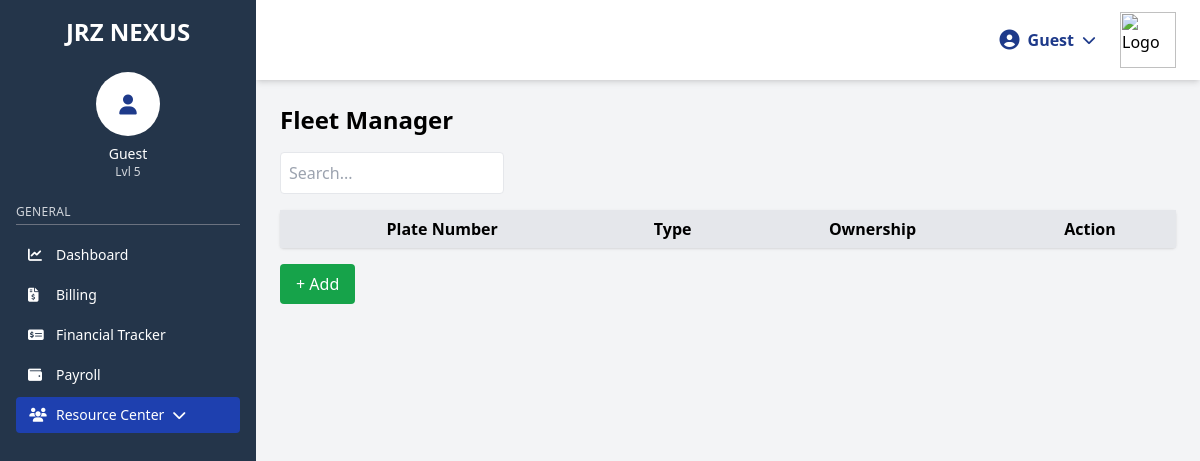
Before: /fleet_manager.php with the older database file.
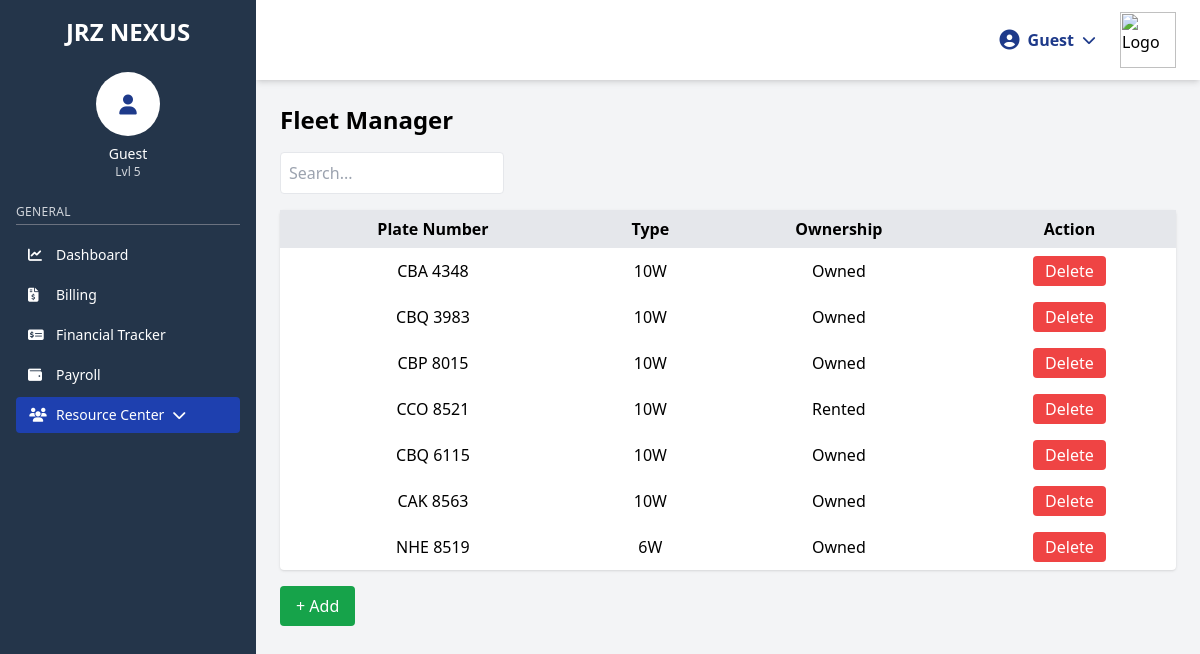
After: the same page with the newer database file.
### tables this page shows
CREATE TABLE `fleet` (
  `id` int(11) NOT NULL,
  `plate_number` varchar(100) DEFAULT NULL,
  `type` varchar(100) DEFAULT NULL,
  `ownership` varchar(100) DEFAULT NULL
);

### fleet_manager.php (the view, shortened to what this page needs)
<?php
require 'dbconnection.php';
$search = $_GET['search'] ?? '';
$result = $conn->query("SELECT * FROM fleet WHERE plate_number LIKE '%$search%'");
?>
<body class="h-screen overflow-hidden">
    <div class="flex h-full">
        <?php include 'sidebar.php'; ?>
        <div class="flex-1 flex flex-col overflow-auto">
            <?php include 'topnav.php'; ?>
            <main class="p-6 flex-1 bg-gray-100 overflow-auto">
                <h1 class="text-2xl font-bold mb-4">Fleet Manager</h1>
                <input type="text" id="searchInput" placeholder="Search..." class="mb-4 px-2 py-2 w-1/4 rounded border">
                <form method="post">
                    <table class="w-full table-auto bg-white shadow rounded">
                        <thead>
                            <tr class="bg-gray-200 text-center">
                                <th class="p-2">Plate Number</th>
                                <th class="p-2">Type</th>
                                <th class="p-2">Ownership</th>
                                <th class="p-2">Action</th>
                            </tr>
                        </thead>
                        <tbody id="fleetBody">
                            <?php while ($row = $result->fetch_assoc()): ?>
                                <tr>
                                    <td class="p-2 text-center"><?= htmlspecialchars($row['plate_number']) ?></td>
                                    <td class="p-2 text-center"><?= htmlspecialchars($row['type']) ?></td>
                                    <td class="p-2 text-center"><?= htmlspecialchars($row['ownership']) ?></td>
                                    <td class="p-2 text-center">
                                        <button type="submit" name="delete" value="1" class="bg-red-500 text-white px-3 py-1 rounded"
                                            onclick="return confirm('Are you sure you want to delete this vehicle?');">
                                            Delete
                                        </button>
                                    </td>
                                </tr>
                            <?php endwhile; ?>
                        </tbody>
                    </table>
                </form>
                <button onclick="document.getElementById('addModal').classList.remove('hidden')"
                    class="bg-green-600 text-white px-4 py-2 rounded mb-4">
                    + Add
                </button>
            </main>
        </div>
    </div>
</body>

Changed rows visible on the page:
added fleet: plate_number "CBA 4348", type "10W", ownership "Owned"
added fleet: plate_number "CBQ 3983", type "10W", ownership "Owned"
added fleet: plate_number "CBP 8015", type "10W", ownership "Owned"
added fleet: plate_number "CCO 8521", type "10W", ownership "Rented"
added fleet: plate_number "CBQ 6115", type "10W", ownership "Owned"
added fleet: plate_number "CAK 8563", type "10W", ownership "Owned"
added fleet: plate_number "NHE 8519", type "6W", ownership "Owned"
